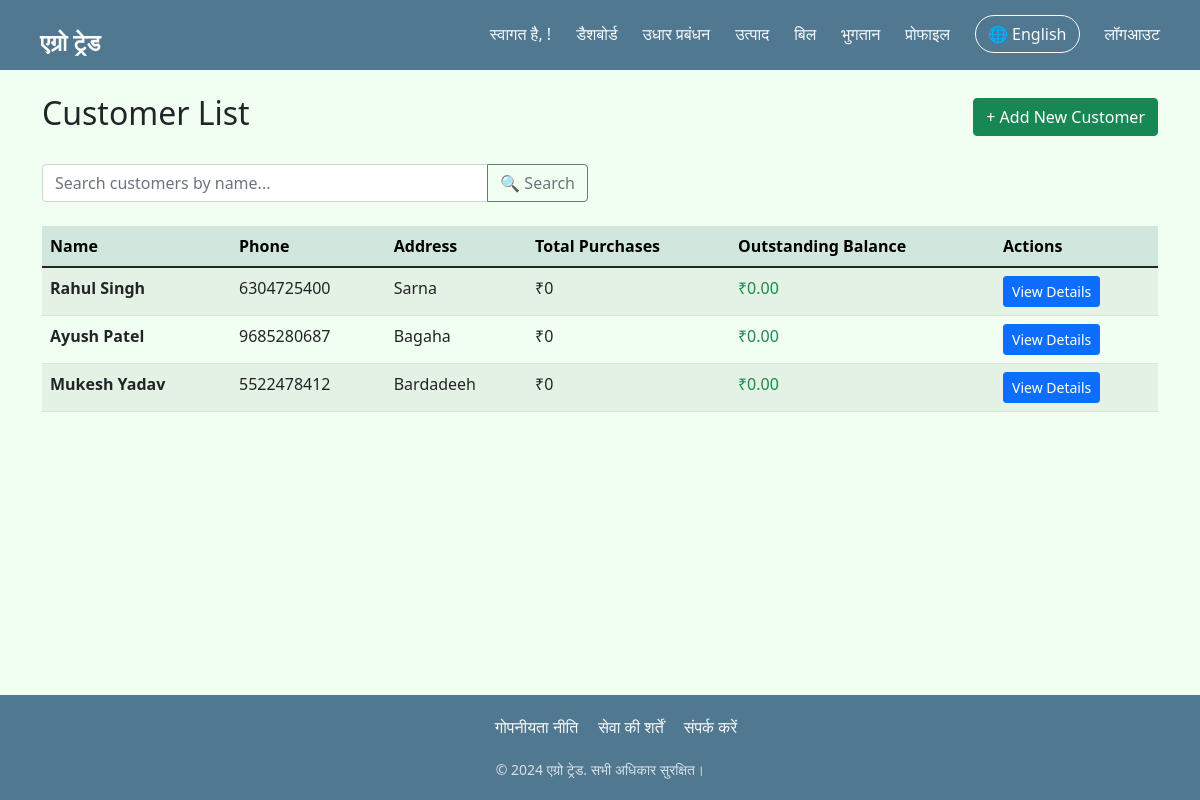
The page /customers/ (signed in) on the database its author committed.
### myApp/models.py (models this page shows, shortened)
class Customer(models.Model):
    name = models.CharField(max_length=100)
    phone = models.CharField(max_length=15, unique=True)
    address = models.TextField()
    outstanding_balance = models.DecimalField(max_digits=12, decimal_places=2, default=0)
    created_at = models.DateTimeField(auto_now_add=True)
    created_by = models.ForeignKey(User, on_delete=models.SET_NULL, null=True)

### myApp/views.py (the view)
# urls.py: path('customers/', views.customer_list, name='customer_list'),
@login_required
def customer_list(request):
    search_query = request.GET.get('search', '')
    if search_query:
        customers = Customer.objects.filter(
            Q(name__icontains=search_query) |
            Q(phone__icontains=search_query) |
            Q(address__icontains=search_query)
        )
    else:
        customers = Customer.objects.all()
    return render(request, 'customers.html', {'customers': customers})

### templates/customers.html (shortened to what this page needs)
{% extends "base.html" %}
{% block content %}
<div class="d-flex justify-content-between align-items-center mb-4">
    <h2>Customer List</h2>
    <div>
        <a href="{% url 'add_customer' %}" class="btn btn-success">+ Add New Customer</a>
    </div>
</div>
<div class="row mb-4">
    <div class="col-md-6">
        <div class="input-group">
            <input type="text" class="form-control" placeholder="Search customers by name..." id="customer-search">
            <button class="btn btn-outline-secondary" type="button" onclick="searchCustomers()">
                🔍 Search
            </button>
        </div>
    </div>
</div>
<div class="table-responsive">
    <table class="table table-striped">
        <thead class="table-success">
            <tr>
                <th>Name</th>
                <th>Phone</th>
                <th>Address</th>
                <th>Total Purchases</th>
                <th>Outstanding Balance</th>
                <th>Actions</th>
            </tr>
        </thead>
        <tbody>
            {% for customer in customers %}
            <tr>
                <td>
                    <strong>{{ customer.name }}</strong>
                </td>
                <td>{{ customer.phone }}</td>
                <td>{{ customer.address|truncatewords:5 }}</td>
                <td>₹{{ customer.total_purchases|default:0 }}</td>
                <td class="{% if customer.outstanding_balance > 0 %}text-danger{% else %}text-success{% endif %}">
                    ₹{{ customer.outstanding_balance }}
                </td>
                <td>
                    <a href="{% url 'customer_detail' customer.id %}" class="btn btn-sm btn-primary">
                        View Details
                    </a>
                </td>
            </tr>
            {% endfor %}
        </tbody>
    </table>
</div>
{% endblock %}

### templates/base.html (style rules this page uses)
:root { --primary: #517891; --primary-light: #77B1D4; --dark: #90D5FF; --white: #FAFAFA; --underline: #90DFFF; }
* { margin: 0; padding: 0; box-sizing: border-box; }
body { background-color: honeydew; min-height: 100vh; display: flex; flex-direction: column; }

### rows shown on the page
Customer: name "Rahul Singh", phone "6304725400", address "Sarna", total_purchases "0", outstanding_balance "0.00"
Customer: name "Ayush Patel", phone "9685280687", address "Bagaha", total_purchases "0", outstanding_balance "0.00"
Customer: name "Mukesh Yadav", phone "5522478412", address "Bardadeeh", total_purchases "0", outstanding_balance "0.00"
